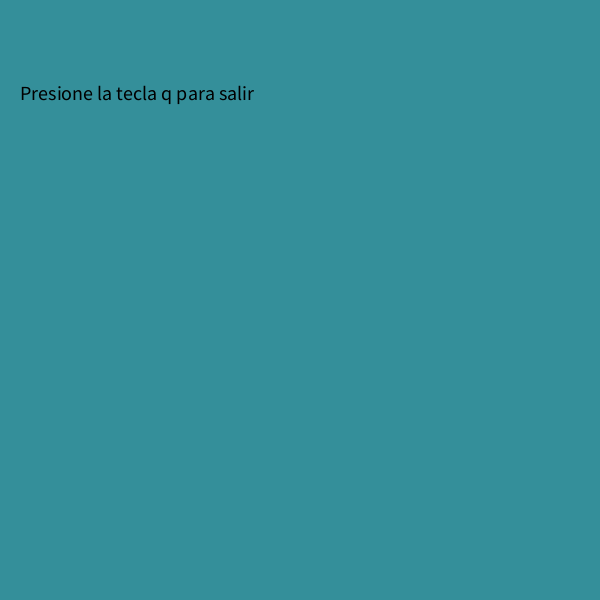
Frame 1 (no input)
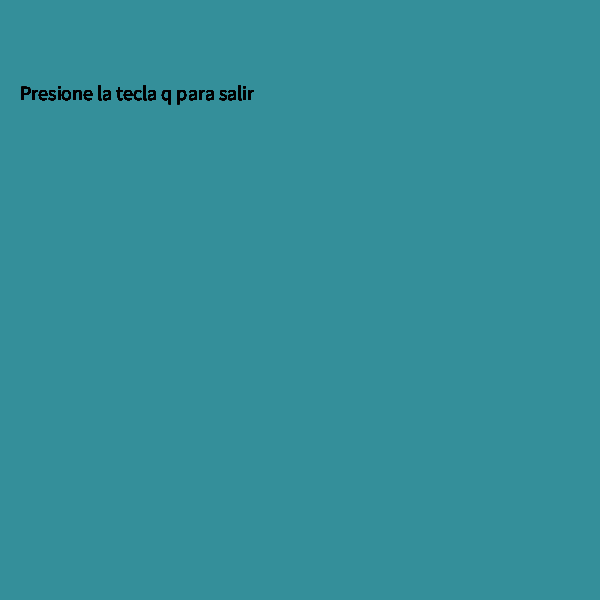
Frame 60 (the mouse pressed at the canvas centre just before this capture)
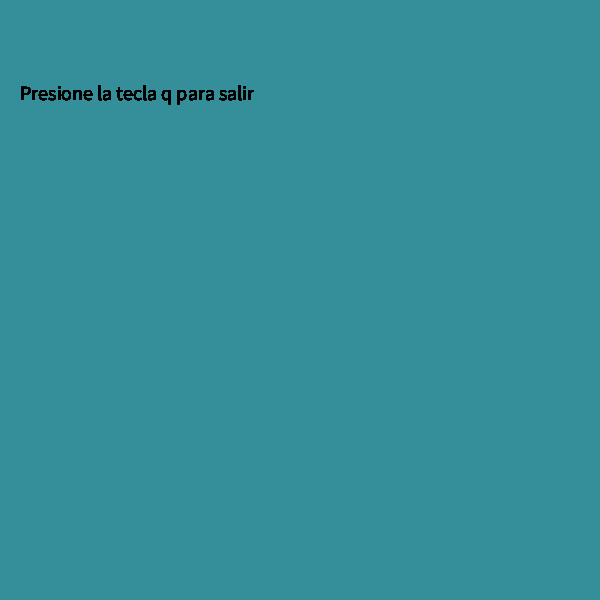
Frame 120 (the mouse held since frame 60 and released just before this capture)

The Processing sketch that drew these frames (run headless with seeded random() and noise(); from frame 60 on, the mouse is pressed at the canvas centre):

// Processing sketch: salir_programa
// ── salir_programa.pde
/*
RUTINA PARA CERRAR EL PROGRAMA
 */

void setup() {
  size(600, 600);
  background(#348F9A);
}

void draw() {

  // muestra un texto en pantalla
  textSize(20);
  fill(#000000);
  text("Presione la tecla q para salir", 20, 100);
}

// evento de teclado
void keyPressed() {

  // si se presiona la tecla q sale del programaq
  if (key == 'q') {
    exit();
  }
  
}
